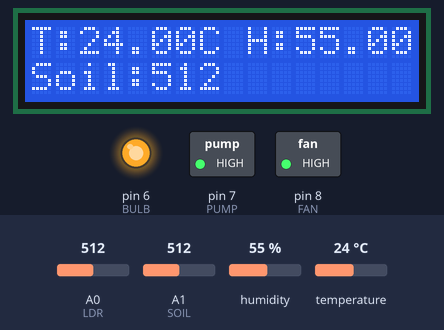
Bench run of a sketch on a simulated Arduino Uno, built with avr-gcc and run on an emulated ATmega328P. Parts: 16×2 character LCD, switched loads named in the sketch (green lamp = pin HIGH), output pins drawn as LEDs (lit = HIGH). Inputs (shaded band) come from the test bench; at power-on: temperature 24 °C, A1 (SOIL) = 512, A0 (LDR) = 512, humidity 55 %.

Above: at 1.2 s.
1.3 s: temperature set to 34 °C
At 3.6 s:
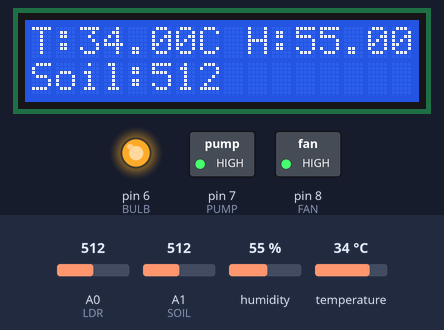
4.1 s: temperature set to 37 °C
At 4.6 s:
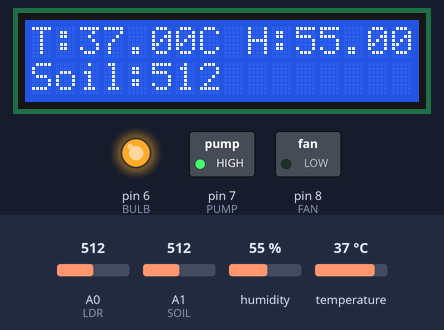
6.9 s: A1 (SOIL) set to 588
At 9.1 s:
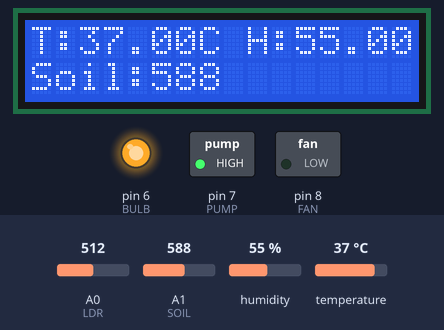
9.8 s: A1 (SOIL) set to 617
At 11.3 s:
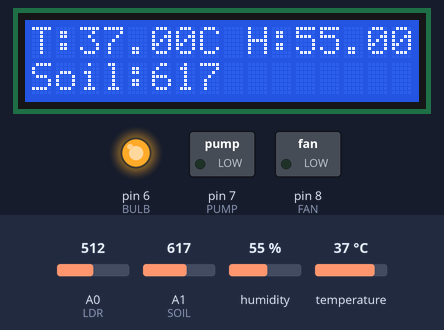
12.6 s: A0 (LDR) set to 318
15.6 s: A0 (LDR) set to 287
At 17.9 s:
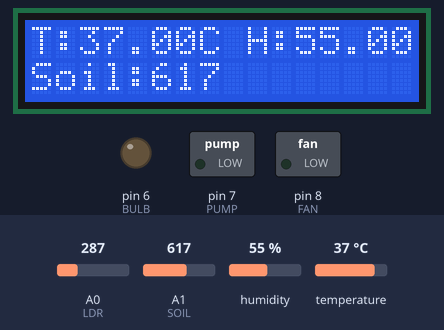
Timing chart, 0 to 19.4 s (numbered marks = the images above; inputs shaded):
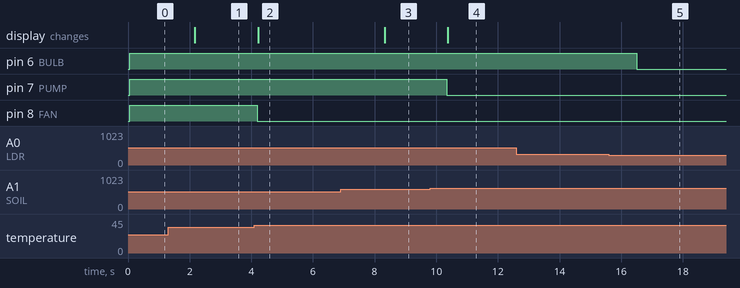

Measured:
- the behaviour switches between 35 and 36 °C on temperature (found by bisection; images 1 and 2)
- the behaviour switches between 600 and 601 on A1 (SOIL) (found by bisection; images 3 and 4)
- the behaviour switches between 301 and 300 on A0 (LDR) (found by bisection; images 4 and 5)
- after the input at 1.3 s, the display: changes after 0.87 s (image 1)
- after the input at 4.1 s, pin 8 (FAN): HIGH → LOW after 0.09 s; the display: changes after 0.12 s (image 2)
- after the input at 6.9 s, the display: changes after 1.4 s (image 3)
- after the input at 9.8 s, pin 7 (PUMP): HIGH → LOW after 0.55 s; the display: changes after 0.57 s (image 4)
- after the input at 12.6 s, every drawn part: stays the same
- after the input at 15.6 s, pin 6 (BULB): HIGH → LOW after 0.90 s

The sketch:

final.ino
```cpp
#include <DHT.h>
#include <Wire.h>
#include <LiquidCrystal_I2C.h>
#include <SoftwareSerial.h>

#define DHTPIN 2
#define DHTTYPE DHT11

DHT dht(DHTPIN, DHTTYPE);
LiquidCrystal_I2C lcd(0x27, 16, 2);
SoftwareSerial gsm(10, 11);

// Relay Pins
#define FAN 8      // IN1
#define PUMP 7     // IN3
#define BULB 6     // IN4

// Sensor Pins
#define LDR A0
#define SOIL A1

// 3 Hours Interval
unsigned long previousMillis = 0;
const unsigned long interval = 10800000;  // 3 hours

void setup() {
  Serial.begin(9600);
  gsm.begin(9600);
  dht.begin();
  lcd.init();
  lcd.backlight();

  pinMode(FAN, OUTPUT);
  pinMode(PUMP, OUTPUT);
  pinMode(BULB, OUTPUT);

  digitalWrite(FAN, HIGH);
  digitalWrite(PUMP, HIGH);
  digitalWrite(BULB, HIGH);
}

void sendSMS(String message) {
  gsm.println("AT+CMGF=1");
  delay(1000);
  gsm.println("AT+CMGS=\"+916302462873\"");
  delay(1000);
  gsm.print(message);
  gsm.write(26);
  delay(5000);
}

void loop() {

  float temp = dht.readTemperature();
  float hum = dht.readHumidity();
  int ldrValue = analogRead(LDR);
  int soilValue = analogRead(SOIL);

  // Fan Control
  if (temp > 35) {
    digitalWrite(FAN, LOW);
  } else {
    digitalWrite(FAN, HIGH);
  }

  // Bulb Control
  if (ldrValue >300) {
    digitalWrite(BULB,HIGH);
  } else {
    digitalWrite(BULB, LOW);
  }

  // Pump Control
  if (soilValue >600) {
    digitalWrite(PUMP, LOW);
  } else {
    digitalWrite(PUMP, HIGH);
  }

  // LCD Display
  lcd.setCursor(0,0);
  lcd.print("T:");
  lcd.print(temp);
  lcd.print("C H:");
  lcd.print(hum);

  lcd.setCursor(0,1);
  lcd.print("Soil:");
  lcd.print(soilValue);
  lcd.print("    ");

  // SMS Every 3 Hours
  unsigned long currentMillis = millis();
  if (currentMillis - previousMillis >= interval) {
    previousMillis = currentMillis;

    String message = "Temp: " + String(temp) + " C\n";
    message += "Humidity: " + String(hum) + " %\n";
    message += "Soil: " + String(soilValue);

    sendSMS(message);
  }

  delay(2000);
}
```
